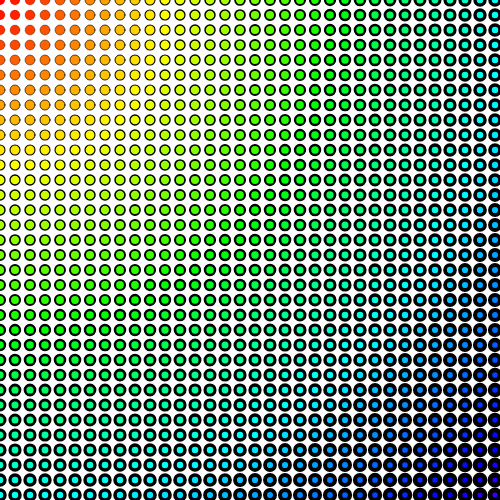
Frame 1 (no input)
Frame 60 (no input): identical to frame 1, image omitted
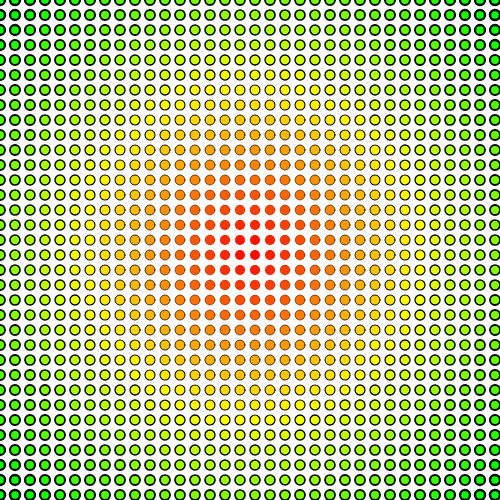
Frame 120 (the mouse pressed at the canvas centre since frame 60)

The p5.js sketch that drew these frames (run headless with seeded random() and noise() and a simulated clock; from frame 60 on, the mouse is pressed at the canvas centre):

// p5.js sketch
// ── sketch.js

function setup() {
  createCanvas(500, 500);
  colorMode(HSB);
}

function draw() {
  background(200);
  var circleSize = 10;
  var circleSpace = 15;
  var maxDisatnce = Math.sqrt(width*width + height*height);
  for (var circleY = 0; circleY <= height; circleY = circleY + circleSpace) {
    for(var circleX = 0; circleX <= width; circleX = circleX + circleSpace) {
      var dx = circleX - mouseX;
      var dy = circleY - mouseY;
      var distance = Math.sqrt(dx * dx + dy * dy);
      var normalizedDistance = distance / maxDisatnce;
      strokeWeight(normalizedDistance * 5);
      fill(normalizedDistance * 255, 100, 150);
      ellipse(circleX, circleY, circleSize, circleSize);
    }
  }


}
